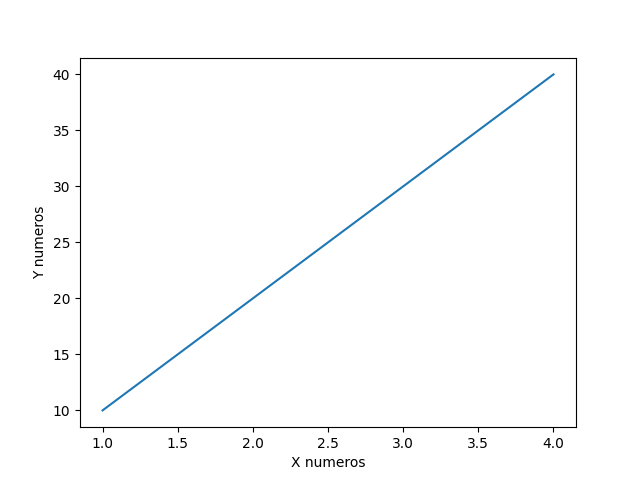

This chart was generated by the following Python code:
import matplotlib.pyplot as plt 
import numpy as np 
x = [1,2,3,4]
y = [10,20,30,40]

plt.plot(x,y)

plt.xlabel("X numeros")
plt.ylabel("Y numeros")

plt.show()
